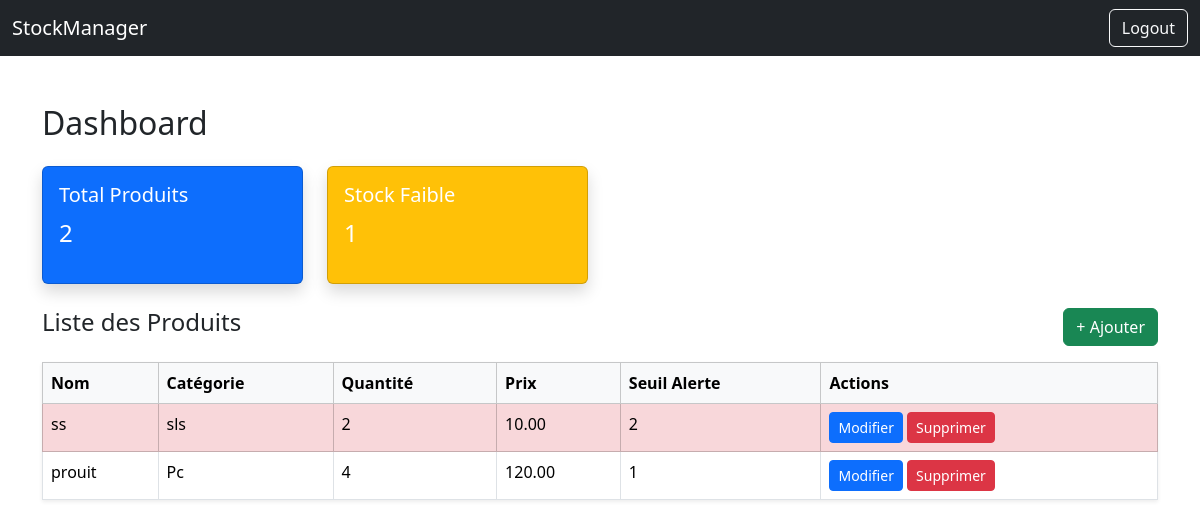
/stock/ (signed in), run on an earlier commit of the app's database.
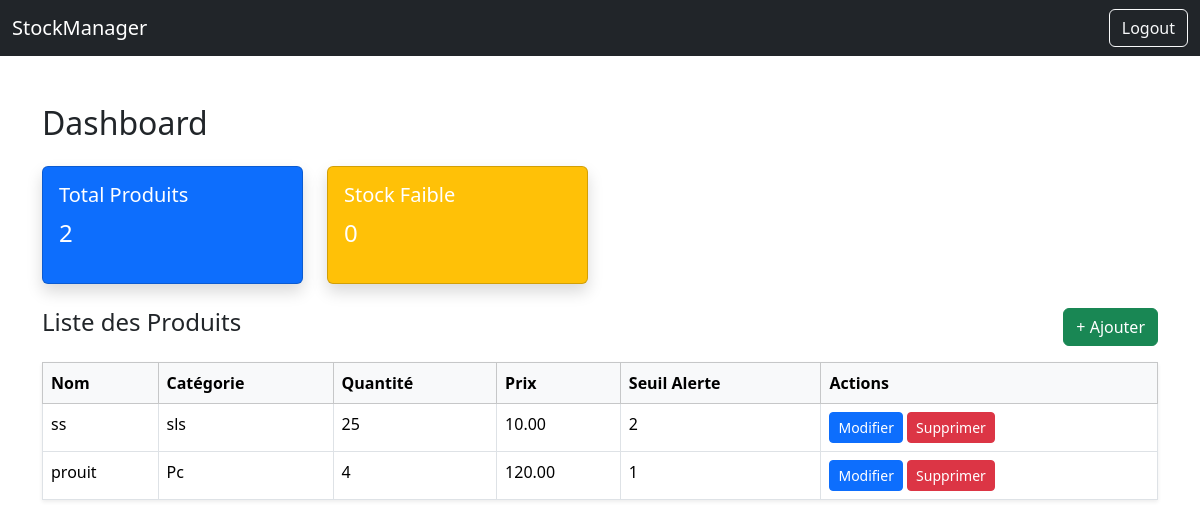
And on a later commit of the database.
### stock/models.py (models this page shows, shortened)
class Produit(models.Model):
    nom = models.CharField(max_length=100)
    categorie = models.CharField(max_length=100)
    quantite = models.PositiveIntegerField()
    prix = models.DecimalField(max_digits=10, decimal_places=2)
    seuil_alerte = models.PositiveIntegerField(default=5)

### stock/views.py (the view)
# urls.py: path('', views.dashboard, name='dashboard'),
@login_required
def dashboard(request):
    produits = Produit.objects.all()
    total = produits.count()
    stock_faible = produits.filter(quantite__lte=F('seuil_alerte')).count()
    return render(request, 'stock/dashboard.html', {
        'produits': produits,
        'total_produits': total,
        'stock_faible': stock_faible,
    })

### stock/templates/stock/dashboard.html (shortened to what this page needs)
<!DOCTYPE html>
<html lang="en">
<head>
    <link href="https://cdn.jsdelivr.net/npm/bootstrap@5.3.2/dist/css/bootstrap.min.css" rel="stylesheet">
</head>
<body>
<nav class="navbar navbar-expand-lg navbar-dark bg-dark">
    <div class="container-fluid">
        <a class="navbar-brand" href="#">StockManager</a>
        <div class="d-flex">
            <a href="{% url 'logout' %}" class="btn btn-outline-light">Logout</a>
        </div>
    </div>
</nav>
<div class="container mt-5">
    <h2 class="mb-4">Dashboard</h2>
    <div class="row mb-4">
        <div class="col-md-3">
            <div class="card text-white bg-primary shadow">
                <div class="card-body">
                    <h5>Total Produits</h5>
                    <p class="fs-4">{{ total_produits }}</p>
                </div>
            </div>
        </div>
        <div class="col-md-3">
            <div class="card text-white bg-warning shadow">
                <div class="card-body">
                    <h5>Stock Faible</h5>
                    <p class="fs-4">{{ stock_faible }}</p>
                </div>
            </div>
        </div>
    </div>
    <div class="mb-3 d-flex justify-content-between">
        <h4>Liste des Produits</h4>
        <a href="{% url 'produit_create' %}" class="btn btn-success">+ Ajouter</a>
    </div>
    <table class="table table-bordered table-hover shadow-sm">
        <thead class="table-light">
            <tr>
                <th>Nom</th>
                <th>Catégorie</th>
                <th>Quantité</th>
                <th>Prix</th>
                <th>Seuil Alerte</th>
                <th>Actions</th>
            </tr>
        </thead>
        <tbody>
            {% for produit in produits %}
                <tr class="{% if produit.quantite <= produit.seuil_alerte %}table-danger{% endif %}">
                    <td>{{ produit.nom }}</td>
                    <td>{{ produit.categorie }}</td>
                    <td>{{ produit.quantite }}</td>
                    <td>{{ produit.prix }}</td>
                    <td>{{ produit.seuil_alerte }}</td>
                    <td>
                        <a href="{% url 'produit_update' produit.id %}" class="btn btn-sm btn-primary">Modifier</a>
                        <a href="{% url 'produit_delete' produit.id %}" class="btn btn-sm btn-danger">Supprimer</a>
                    </td>
                </tr>
            {% empty %}
                <tr><td colspan="6">Aucun produit enregistré.</td></tr>
            {% endfor %}
        </tbody>
    </table>
</div>
</body>
</html>

What changed in the data, as far as the page shows it:
changed Produit "ss": quantite "2" → "25"
Also different on the page:
{{ stock_faible }}: "1" → "0"
